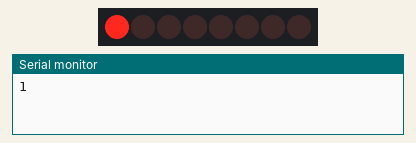
Bench run of a sketch on a simulated Arduino Uno, built with avr-gcc and run on an emulated ATmega328P. On the bench: 8 shift-register outputs drawn as a row of LEDs (first output left, lit = HIGH), the last lines printed to the serial monitor. Wiring (inferred from the names in the program): shift register (74HC595): data pin 2; shift clock pin 3; latch pin 4. Wiring (inferred from the signals the program sends): row of LEDs: on Q0, Q1, Q2, Q3, Q4, Q5, Q6, Q7.

Above: at 1.0 s.
At 3.0 s:
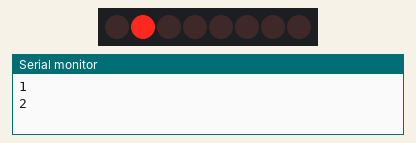
At 5.0 s:
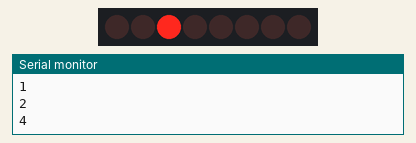
At 7.0 s:
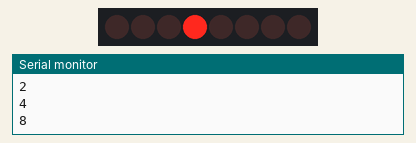
At 9.0 s:
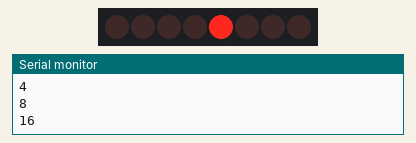
At 11.0 s:
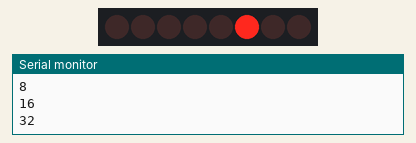
Timing chart, 0 to 15.6 s (numbered marks = the images above):
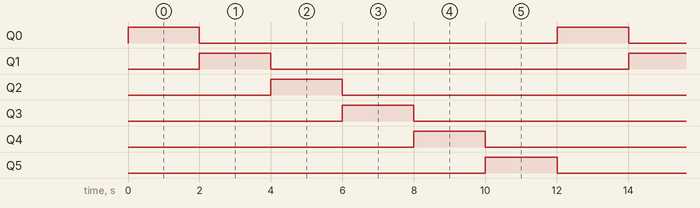

The sketch:

shift_register_led_sample.ino
```cpp
int latchPin = 4;
int clockPin = 3;
int dataPin = 2;
int buttonPin=7;
int buttonsNumber=6;
unsigned char positionByte[4]={17,34,68,136};//136,68,34,17
unsigned char buttonsByte[6]={1,2,4,8,16,32};//136,68,34,17

int newMcPosition;

void setup()
{
 Serial.begin(9600);
 pinMode(latchPin, OUTPUT);
 pinMode(clockPin, OUTPUT);
 pinMode(dataPin, OUTPUT);
 pinMode(buttonPin,INPUT);
 newMcPosition=1;
 //setShiftRegister(4);

}

void loop()
{

  azzeraShiftRegister();

  buttonClickedEventHandler();
  delay(10); // Wait for 1000 millisecond(s)
}


void setShiftRegister(int value){

    digitalWrite(latchPin, LOW);
    shiftOut(dataPin, clockPin, MSBFIRST, value);
    digitalWrite(latchPin, HIGH);
}


void azzeraShiftRegister(){
  int value=0;
    digitalWrite(latchPin, LOW);
    shiftOut(dataPin, clockPin, MSBFIRST, value);
    digitalWrite(latchPin, HIGH);
}

void buttonClickedEventHandler(){

  int value=0;

  for(int i=0;i<buttonsNumber;i++){
    value=buttonsByte[i];
    Serial.println(value);
    digitalWrite(latchPin, LOW);
    shiftOut(dataPin, clockPin, MSBFIRST, value);
    digitalWrite(latchPin, HIGH);


    delay(2000);
  }
}

bool verifica3sec(){

  int i=0;
  while(i<3){
     Serial.println ("dentro ver 3");
    int buttonState = digitalRead(buttonPin);
    if(buttonState==LOW){
      return false;
    }
    i++;
    delay(1000);
  }
  return true;
}
```

Measured:
- by itself, Q0–5: alternates HIGH for 2.0 s and LOW for 10.0 s
- by itself, everything shown: repeats every 12.0 s, in 6 steps
